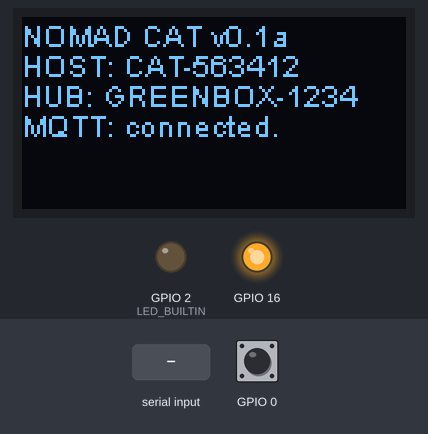
A sketch run on a simulated ESP32. On the bench: 128×64 one-colour display, output pins drawn as LEDs (lit = HIGH). Inputs (shaded band) come from the test bench; at power-on: GPIO 0 HIGH. WiFi joins after 1.5 s; servers stay silent unless stated; no radio packets arrive unless stated; no MQTT or app messages arrive unless stated; nothing arrives over Bluetooth unless stated; what the sketch prints to the serial monitor is not drawn.

Above: at 2.2 s.
2.3 s: "!" received over Serial
At 4.3 s:
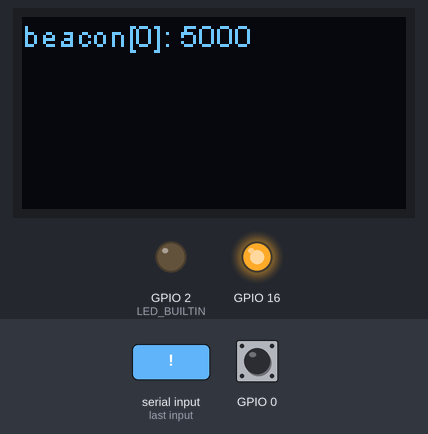
4.8 s: GPIO 0 pulled LOW for 0.15 s
At 5.5 s:
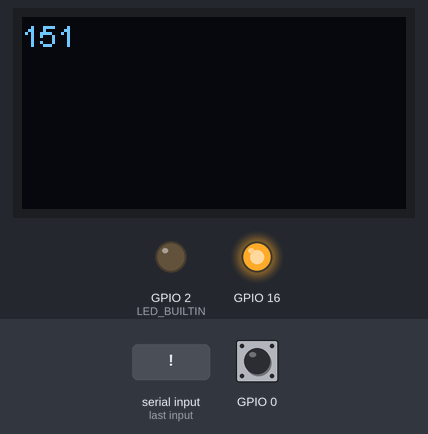
6.4 s: "@" received over the second serial link
At 8.6 s:
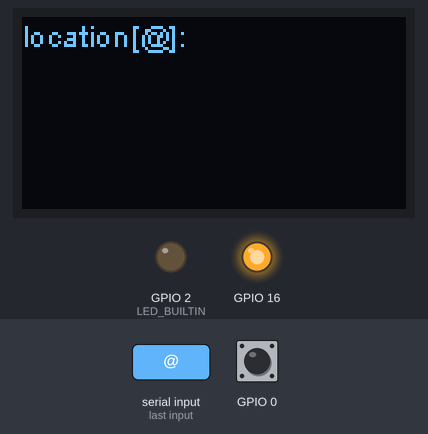
8.9 s: "#" received over Serial
At 10.5 s:
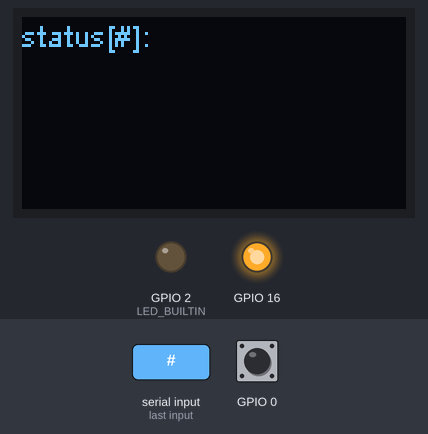
11.4 s: ":" received over the second serial link
At 13.6 s:
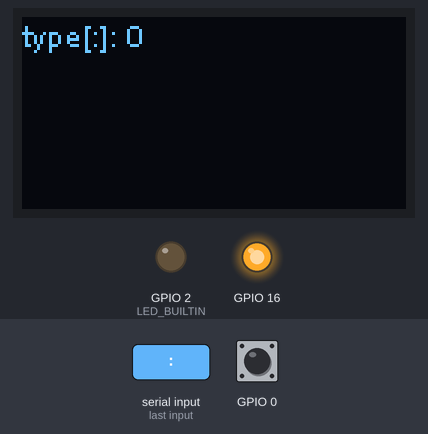
13.9 s: "BEGIN " received over Serial
At 15.4 s:
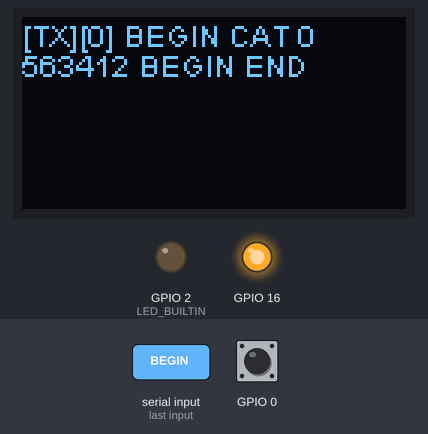
Timing chart, 0 to 16.9 s (numbered marks = the images above; inputs shaded):
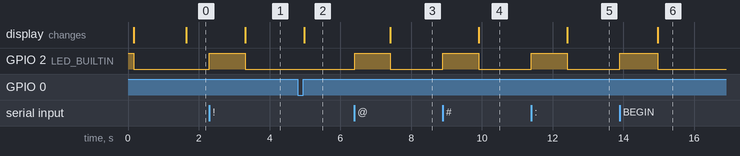

The sketch:

esp32lora_cat.ino
```cpp
// Includes

// my
#include "BluetoothSerial.h"
#include "secrets.h"
#if !defined(CONFIG_BT_ENABLED) || !defined(CONFIG_BLUEDROID_ENABLED)
#error Bluetooth is not enabled! Please run `make menuconfig` to and enable it
#endif
//
#include <WiFi.h>
#include <PubSubClient.h>
#include <ESPmDNS.h>
#include <Wire.h>
#include <SSD1306.h> // you need to install the ESP8266 oled driver for SSD1306
// by Daniel Eichorn and Fabrice Weinberg to get this file!
// It's in the arduino library manager :-D

#include <SPI.h>
#include <LoRa.h>    // this is the one by Sandeep Mistry,
// (also in the Arduino Library manager :D )

// display descriptor
SSD1306 display(0x3c, 4, 15);

// definitions
//SPI defs for screen
#define SS 18
#define RST 14
#define DI0 26

// LoRa Settings
#define BAND 915E6

BluetoothSerial SerialBT;
// insert bt

String productBrand = "NOMAD";
String productName = "CAT";
String productLogo = "=^.^=";
String productVersion = "0.1a";
String productYear = "2021";
String productAuthor = "xorgnak@gmail.com";

// network userid.
String addr;
String userid;
String _userid;
String userStatus;
// buffers for lora/serial/bt io.
String pkt_in = "";
String pkt_out = "";
// lora out packet type
int pkt_type = 0;
int _pkt_type = 0;
int pkt_strength = 0;
// packet forwarding
bool pkt_dx = true;
bool pkt_fwd = false;
int pkt_dx_delay = 5000;
long pkt_dx_time = 0;

// transponder
bool beacon = true;
long beacon_last = 0;
int beacon_delay = 5000;
String location = "ALIVE";

// blinking debug
int blinking = 0;

// button
bool button_state = false;
long button_time = 0;
long button_dur = 0;
bool button_input = false;

// internal
long now = 0;
bool announced = false;
char cw[32];
char chan[32];
char host[32];
char hostName[32];
bool state_wifi = false;
bool state_mqtt = false;
bool state_lora = false;
bool state_bt = false;
bool state_usb = false;
bool oled_update = false;
String oled_0;
String oled_1;
String oled_2;
String oled_3;
long mqtt_last = 0;
int mqtt_delay = 30000;

WiFiClient espClient;
PubSubClient client(espClient);
const char* broker = "vango.me";

void mqttCallback(char* topic, byte* message, unsigned int length) {
  String messageTemp;

  for (int i = 0; i < length; i++) {
    Serial.print((char)message[i]);
    messageTemp += (char)message[i];
  }
  Serial.printf("msg: %s", messageTemp);
  Serial.println();
}

void mqttReconnect() {
  String ro = "MQTT: ";
  // Loop until we're reconnected
  while (!client.connected()) {
    if (client.connect("ESP8266Client")) {
      ro += "connected.";
      //Subscribe
      client.subscribe(hostName);
      char o[32];
      addr = WiFi.localIP().toString();
      sprintf(o, "%s %s", userid.c_str(), addr.c_str());
      if (announced == false) {
        client.publish(host, o);
        announced = true;
      }
    } else {
      ro += "failed.";
    }
    oled_3 = ro;
    oled_update = true;
  }
}

void loraPkt(String p) {
  pkt_out = "";
  pkt_out += String("BEGIN ");
  pkt_out += productName;
  pkt_out += String(" ");
  pkt_out += String(pkt_type, HEX);
  pkt_out += String(" ");
  pkt_out += userid;
  pkt_out += String(" ");
  pkt_out += p;
  pkt_out += String(" END");
}

void loraSEND() {
  LoRa.beginPacket();
  LoRa.print(pkt_out);
  LoRa.endPacket();
  pkt_out = "";
}

void setupUserId() {
  uint32_t chipId = 0;
  for (int i = 0; i < 17; i = i + 8) {
    chipId |= ((ESP.getEfuseMac() >> (40 - i)) & 0xff) << i;
  }
  char a[17];
  sprintf(a , "%06X", chipId);
  userid = String(a);
  _userid = userid;
}

void oledDISPLAY() {
  display.clear();
  display.drawString(0, 0, oled_0.c_str());
  display.drawString(0, 10, oled_1.c_str());
  display.drawString(0, 20, oled_2.c_str());
  display.drawString(0, 30, oled_3.c_str());
  display.display();
}

void oledReset() {
  pinMode(16, OUTPUT);
  digitalWrite(16, LOW); // set GPIO16 low to reset OLED
  delay(50);
  digitalWrite(16, HIGH);
  display.init();
  //  display.flipScreenVertically();
  display.setFont(ArialMT_Plain_10);
  display.setTextAlignment(TEXT_ALIGN_LEFT);
}

void stateOLED() {
  char l0[20];
  sprintf(l0, "%s %s %s v%s", productBrand.c_str(), productName.c_str(), productLogo.c_str(), productVersion.c_str() );
  oled_0 = String(l0);
  char l1[20];
  sprintf(l1, "%s %s", hostName, WiFi.localIP());
  oled_1 = String(l1);
  char l2[20];
  sprintf(l2, "[%d%d%d%d%d]", state_wifi, state_mqtt, state_lora, state_bt, state_usb);
  oled_2 = String(l2);
  char l3[20];
  sprintf(l3, "(c) %s %s", productYear.c_str(), productAuthor.c_str());
  oled_3 = String(l3);
  oledDISPLAY();
}


void button_ISR() {
  button_state = !button_state;
  if (button_state == true) {
    button_time = now;
    button_dur = 0;
  } else {
    button_dur = now - button_time;
    button_time = 0;
  }
  if (button_dur > 10 && button_dur < 2000) {
    digitalWrite(LED_BUILTIN, HIGH);
    button_input = true;
  }
  if (button_input == true) {
    digitalWrite(LED_BUILTIN, HIGH);
  }
}


void setup() {
  setupUserId();
  sprintf(hostName, "%s-%s", productName.c_str(), userid.c_str());
  sprintf(host, "%s", HUB);
  sprintf(chan, "/%s/%s-%s", HUB, productName.c_str(), userid.c_str());
  sprintf(cw, "%s/%s/cw", HUB, userid.c_str());
  pinMode(0, INPUT_PULLUP);
  attachInterrupt(digitalPinToInterrupt(0), button_ISR, CHANGE);
  pinMode(LED_BUILTIN, OUTPUT);
  digitalWrite(LED_BUILTIN, HIGH);
  // pre_init

  oledReset();
  //  stateOLED();
  char o1[20];
  sprintf(o1, "%s %s v%s", productBrand.c_str(), productName.c_str(), productVersion.c_str());
  oled_0 = String(o1);
  char o2[20];
  sprintf(o2, "HOST: %s", hostName);
  oled_1 = String(o2);
  char o3[20];
  sprintf(o3, "HUB: %s", HUB);
  oled_2 = String(o3);
  oled_3 = "initializing...";
  oledDISPLAY();
  Serial.begin(115200);
  while ( !Serial ) {}

  attachInterrupt(0, button_ISR, CHANGE);

  WiFi.setHostname(hostName);
  WiFi.begin(ssid, password);
  // setup_init
  SPI.begin(5, 19, 27, 18);
  LoRa.setPins(SS, RST, DI0);
  if (!LoRa.begin(BAND)) {
    delay(1);
  }
  loraPkt(location);
  loraSEND();
  state_lora = true;

  if (!MDNS.begin(hostName)) {
    standardOutput("MDNS: failed.");
  }
  MDNS.addService("http", "tcp", 80);
  //standardOutput("MDNS: running.");
  // insert
  SerialBT.begin(hostName); //Bluetooth device name
  // insert
  client.setServer(broker, 1883);
  client.setCallback(mqttCallback);

  digitalWrite(LED_BUILTIN, LOW);
}

void standardInput(String i) {
  i.trim();
  char x[256];
  if (i == "!") {
    if (i.length() > 1) {
      i.remove(0, 1);
      beacon_delay = i.toInt();
    } else {
      beacon = !beacon;
    }

    sprintf(x, "beacon[%d]: %d", beacon, beacon_delay);

  } else if (i.startsWith("#")) {
    i.remove(0, 1);
    userStatus = i;
    sprintf(x, "status[#]: %s", userStatus.c_str());
  } else if (i.startsWith("@")) {
    i.remove(0, 1);
    location = i;
    sprintf(x, "location[@]: %s", location.c_str());
  } else if (i.startsWith(":")) {
    i.remove(0, 1);
    pkt_type = i.toInt();
    sprintf(x, "type[:]: %d", pkt_type);
  } else if (i.startsWith("/")) {
  i.remove(0,1);
  String ixd;
  String idp;
  int ixm = i.indexOf(": ");
    if (ixm < i.length()) {
      ixd = i.substring(0, ixm);
      idp = i.substring(ixm + 2);
    } else {
      ixd = host;
      idp = i;
    }
    client.publish(ixd.c_str(), idp.c_str());
    sprintf(x, "[%s] %s", ixd.c_str(), idp.c_str());
  } else {
    //send
    userid = _userid;
    pkt_type = _pkt_type;
    loraPkt(i);
    sprintf(x, "[TX][%d] %s", pkt_type, pkt_out.c_str());
    loraSEND();
  }
  standardOutput(String(x));
}

void standardOutput(String s) {
  if (SerialBT) {
    SerialBT.println(s);
  }
  if (Serial) {
    Serial.println(s);
  }
  oled_0 = s.substring(0, 20);
  oled_1 = s.substring(20, 40);
  oled_2 = s.substring(40, 60);
  oled_3 = s.substring(60, 80);
  oled_update = true;
}

void loop() {
  char o[256];
  now = millis();
  // Receive a message first...
  if (LoRa.parsePacket()) {
    if (blinking <= 0) {
      digitalWrite(LED_BUILTIN, HIGH);
    }
    String s = LoRa.readString();
    String _s = s;
    s.trim();
    if (s.startsWith("BEGIN ") && s.endsWith(" END")) {
      s.remove(s.length() - 4);
      s.remove(0, 6);

      int ip = s.indexOf(" ");
      String _platform = s.substring(0, ip);
      s.remove(0, ip + 1);

      String _type = s.substring(0, 1);
      s.remove(0, 2);

      int iu = s.indexOf(" ");
      String _from = s.substring(0, iu);
      s.remove(0, iu + 1);

      if (_from.startsWith(_userid)) {
        sprintf(o, "[ME][%d][%d]%s: %s", LoRa.packetRssi(), _type.toInt(), _from.c_str(), s.c_str());
        standardOutput(String(o));
      } else {
        sprintf(o, "[RX][%d][%d]%s: %s", LoRa.packetRssi(), _type.toInt(), _from.c_str(), s.c_str());
        standardOutput(String(o));
        pkt_fwd = true;
      }

      if (pkt_dx == true) {
        pkt_dx_time = now;
        userid = _from + String(">") + _userid;
        pkt_type = _type.toInt();
        loraPkt(s);
        userid = _userid;
        pkt_type = _pkt_type;
      }
    }
  }

  if (SerialBT.available()) {
    if (blinking >= 0) {
      digitalWrite(LED_BUILTIN, HIGH);
    }
    String i = SerialBT.readString();
    standardInput(i);
  }
  if (Serial.available()) {
    if (blinking >= 0) {
      digitalWrite(LED_BUILTIN, HIGH);
    }
    String i = Serial.readString();
    standardInput(i);
  }

  if (pkt_fwd == true && now - pkt_dx_time >= pkt_dx_delay) {
    if (blinking >= 0) {
      digitalWrite(LED_BUILTIN, HIGH);
    }
    char o[256];
    sprintf(o, "[DX] %s", pkt_out.c_str());
    standardOutput(String(o));
    loraSEND();
    pkt_fwd = false;
  }

  if (button_input == true) {
    sprintf(o, "%03d", button_dur);
    standardOutput(String(o));
    if (pkt_type > 0) {
      loraPkt(String(o));
      loraSEND();
    }
    client.publish(cw,o);
    button_input = false;
  }

  if (pkt_fwd == false && beacon == true && now - beacon_last >= beacon_delay ) {
    beacon_last = now;
    sprintf(o, "@%s #%s", location.c_str(), userStatus.c_str());
    loraPkt(String(o));
    loraSEND();
  }
  if (WiFi.status() == WL_CONNECTED) {
    if (!client.connected()) {
      mqttReconnect();
    }
    client.loop();
  }

  if (oled_update == true) {
    oledDISPLAY();
    oled_update = false;
  }
  digitalWrite(LED_BUILTIN, LOW);
}
```

secrets.h
```cpp
const char* ssid = "zyphr";
const char* password = "9a78bbf81108";
#define HUB "GREENBOX-1234"
```

Measured:
- after the input at 2.3 s, GPIO 2 (LED_BUILTIN): LOW → HIGH at once, → LOW 1.0 s later; the display: changes after 1.0 s (image 1)
- after the input at 4.8 s, the display: changes after 0.18 s (image 2)
- after the input at 6.4 s, GPIO 2 (LED_BUILTIN): LOW → HIGH at once, → LOW 1.0 s later; the display: changes after 1.0 s (image 3)
- after the input at 8.9 s, GPIO 2 (LED_BUILTIN): LOW → HIGH at once, → LOW 1.0 s later; the display: changes after 1.0 s (image 4)
- after the input at 11.4 s, GPIO 2 (LED_BUILTIN): LOW → HIGH at once, → LOW 1.0 s later; the display: changes after 1.0 s (image 5)
- after the input at 13.9 s, GPIO 2 (LED_BUILTIN): LOW → HIGH at once, → LOW 1.1 s later; the display: changes after 1.1 s (image 6)
